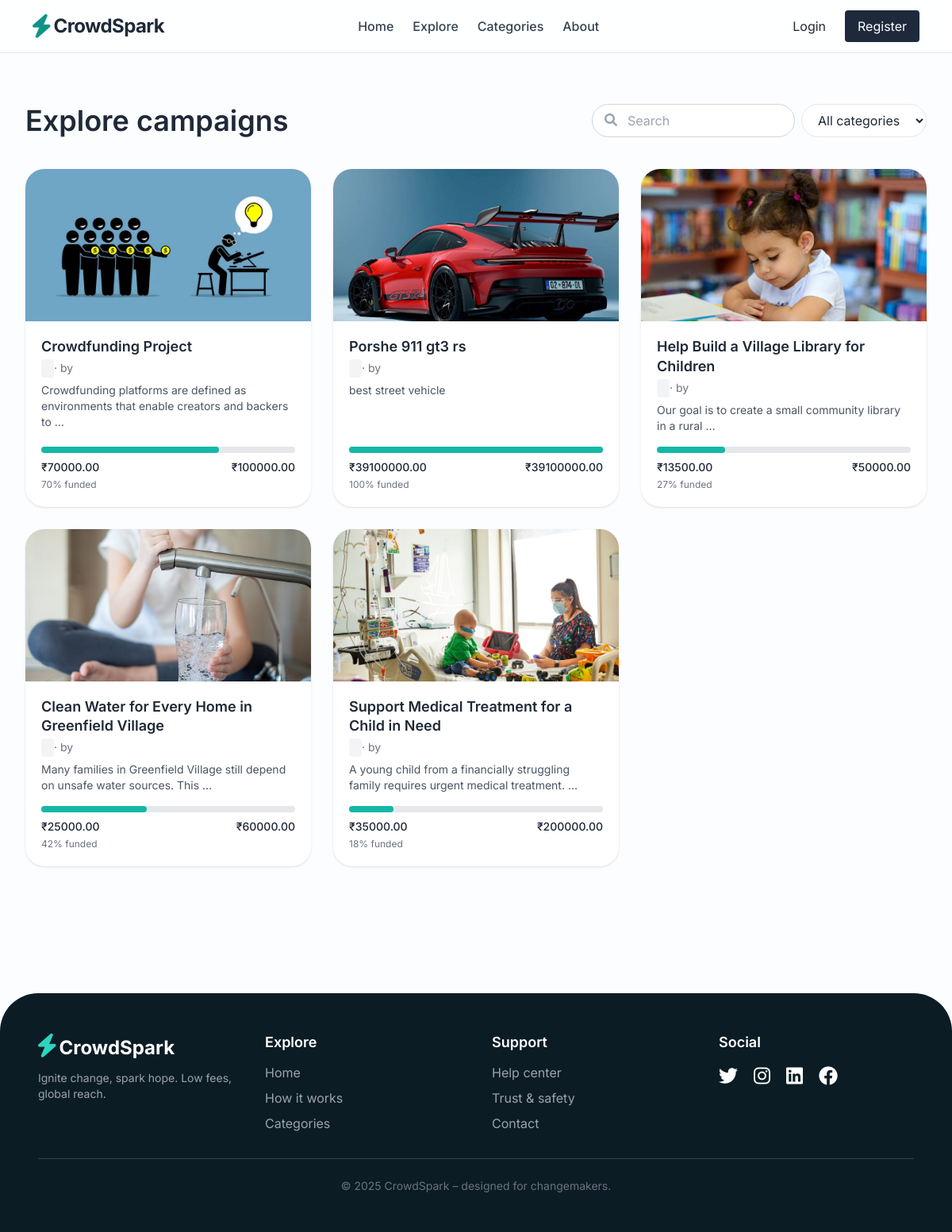
/explore/, run on the app's committed database.
### campaigns/models.py (models this page shows, shortened)
class Campaign(models.Model):
    title = models.CharField(max_length=200)
    description = models.TextField()
    goal_amount = models.DecimalField(
        max_digits=10,
        decimal_places=2
    )
    amount_raised = models.DecimalField(
        max_digits=10,
        decimal_places=2,
        default=0
    )
    creator = models.ForeignKey(
        User,
        on_delete=models.CASCADE,
        related_name="campaigns"
    )
    created_at = models.DateTimeField(
        auto_now_add=True
    )
    image = models.ImageField(
        upload_to='campaign_images/',
        blank=True,
        null=True
    )

### campaigns/views.py (the view)
# urls.py: path('explore/', views.explore, name='explore'),
def explore(request):
    campaigns = Campaign.objects.all()
    for c in campaigns:
        if c.goal_amount > 0:
            c.progress = (c.amount_raised / c.goal_amount) * 100
        else:
            c.progress = 0
    return render(request,
    'campaigns/explore.html',{
        'campaigns':campaigns
    })

### campaigns/templates/campaigns/explore.html (shortened to what this page needs)
{% extends 'campaigns/base.html' %}
{% block content %}
<section id="explore" class="max-w-7xl mx-auto px-5 md:px-8 pt-16 pb-20 border-t border-gray-200">
<div class="flex flex-col md:flex-row md:items-center justify-between gap-4">
<h2 class="text-4xl font-semibold">
Explore campaigns
</h2>
<div class="flex gap-2">
<div class="relative">
<i class="fa-solid fa-magnifying-glass absolute left-4 top-3 text-gray-400"></i>
<input type="text"
placeholder="Search"
class="pl-11 pr-4 py-2 rounded-full border border-gray-300 w-64">
</div>
<select class="border rounded-full px-4 py-2 bg-white">
<option>All categories</option>
</select>
</div>
</div>
<div class="grid grid-cols-1 md:grid-cols-2 lg:grid-cols-3 gap-7 mt-10">
{% for campaign in campaigns %}
<a href="{% url 'campaign_detail' campaign.id %}" class="block">
<div class="bg-white rounded-3xl shadow hover:shadow-xl transition hover:-translate-y-1 overflow-hidden flex flex-col h-full">
<div class="h-48 w-full overflow-hidden">
{% if campaign.image %}
<img src="{{ campaign.image.url }}"
class="w-full h-full object-cover">
{% else %}
<img src="https://placehold.co/600x400"
class="w-full h-full object-cover">
{% endif %}
</div>
<div class="p-5 flex flex-col flex-grow">
<h3 class="font-semibold text-lg leading-snug mb-1">
{{ campaign.title }}
</h3>
<p class="text-sm text-gray-500 mb-2">
<span class="bg-gray-100 px-2 py-1 rounded text-xs">
</span>
· by {{ campaign.owner.username }}
</p>
<p class="text-gray-600 text-sm mb-4">
{{ campaign.description|truncatewords:12 }}
</p>
<div class="mt-auto">
<div class="w-full bg-gray-200 rounded-full h-2">
<div class="bg-teal-500 h-2 rounded-full"
style="width: {{ campaign.progress|default:0 }}%">
</div>
</div>
<div class="flex justify-between mt-2 text-sm font-medium">
<span>
₹{{ campaign.amount_raised }}
</span>
<span>
₹{{ campaign.goal_amount }}
</span>
</div>
<p class="text-xs text-gray-500 mt-1">
{{ campaign.progress|floatformat:0 }}% funded
</p>
</div>
</div>
</div>
</a>
{% endfor %}
</div>
</section>
{% endblock %}

### campaigns/templates/campaigns/base.html (shortened to what this page needs)
{% load static %}
<!DOCTYPE html>
<html lang="en">
<head>
    {% load static %}
    <script src="https://cdn.tailwindcss.com"></script>
    <link rel="stylesheet" href="https://cdnjs.cloudflare.com/ajax/libs/font-awesome/6.0.0-beta3/css/all.min.css">
</head>
<body class="antialiased text-gray-800">
<body class="antialiased text-gray-800">
<nav class="sticky top-0 z-30 glass-morph py-3 px-6 md:px-10 flex items-center justify-between flex-wrap gap-4">
    <div class="flex items-center space-x-1">
        <i class="fa-solid fa-bolt text-3xl text-teal-600"></i>
        <span class="text-2xl font-bold tracking-tight text-gray-800">CrowdSpark</span>
    </div>
   <div class="hidden md:flex items-center space-x-6 text-gray-700 font-medium">
    <a href="{% url 'home' %}" class="hover:text-teal-700">Home</a>
    <a href="{% url 'explore' %}" class="hover:text-teal-700">Explore</a>
    <a href="#" class="hover:text-teal-700">Categories</a>
    <a href="#" class="hover:text-teal-700">About</a>
</div>
<div class="flex items-center space-x-3">
  {% if user.is_authenticated %}
<span class="mr-3 text-gray-700">
Hello {{ user.username }}
</span>
<a href="{% url 'logout' %}"
class="bg-slate-800 text-white px-4 py-2 rounded">
Logout
</a>
{% else %}
<a href="{% url 'login' %}"
class="mr-3">
Login
</a>
<a href="{% url 'register' %}"
class="bg-slate-800 text-white px-4 py-2 rounded">
Register
</a>
{% endif %}
</div>
</nav>
{% block content %}{% endblock %}
<footer class="bg-[#0b1c24] text-white mt-20 py-12 px-6 md:px-12 rounded-t-[48px]">
    <div class="max-w-7xl mx-auto grid md:grid-cols-4 gap-10">
        <div><i class="fa-solid fa-bolt text-3xl text-teal-400"></i><span class="text-2xl font-bold ml-1">CrowdSpark</span><p class="text-sm text-gray-400 mt-3">Ignite change, spark hope. Low fees, global reach.</p></div>
        <div><h5 class="font-semibold text-lg">Explore</h5><ul class="space-y-2 mt-3 text-gray-400"><li>Home</li><li>How it works</li><li>Categories</li></ul></div>
        <div><h5 class="font-semibold text-lg">Support</h5><ul class="space-y-2 mt-3 text-gray-400"><li>Help center</li><li>Trust & safety</li><li>Contact</li></ul></div>
        <div><h5 class="font-semibold text-lg">Social</h5><div class="flex space-x-5 mt-4 text-2xl"><i class="fa-brands fa-twitter hover:text-teal-400"></i><i class="fa-brands fa-instagram hover:text-teal-400"></i><i class="fa-brands fa-linkedin hover:text-teal-400"></i><i class="fa-brands fa-facebook hover:text-teal-400"></i></div></div>
    </div>
    <div class="border-t border-gray-700 mt-8 pt-6 text-center text-gray-500 text-sm">© 2025 CrowdSpark – designed for changemakers.</div>
</footer>
</body>
</html>

### campaigns/templates/campaigns/base.html (style rules this page uses)
* { font-family: 'Inter', system-ui, sans-serif; }
body { background-color: #fbfdff; }
.glass-morph { background: rgba(255, 255, 255, 0.7); backdrop-filter: blur(8px); border: 1px solid rgba(255,255,255,0.5); }

### data on the page
Campaign: image (picture), title "Crowdfunding Project", description "Crowdfunding platforms are defined as environments that enable creators and backers to …", amount_raised "70000.00", goal_amount "100000.00", progress "70"
Campaign: image (picture), title "Porshe 911 gt3 rs", description "best street vehicle", amount_raised "39100000.00", goal_amount "39100000.00", progress "100"
Campaign: image (picture), title "Help Build a Village Library for Children", description "Our goal is to create a small community library in a rural …", amount_raised "13500.00", goal_amount "50000.00", progress "27"
Campaign: image (picture), title "Clean Water for Every Home in Greenfield Village", description "Many families in Greenfield Village still depend on unsafe water sources. This …", amount_raised "25000.00", goal_amount "60000.00", progress "42"
Campaign: image (picture), title "Support Medical Treatment for a Child in Need", description "A young child from a financially struggling family requires urgent medical treatment. …", amount_raised "35000.00", goal_amount "200000.00", progress "18"
